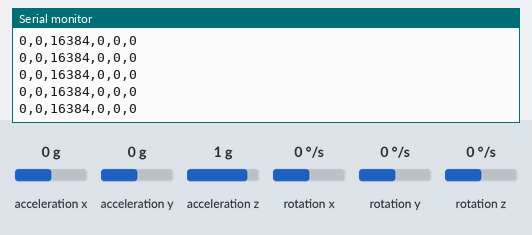
The sketch below on a simulated Arduino Uno, built with avr-gcc and run on an emulated ATmega328P. Parts: the last lines printed to the serial monitor. Wiring (inferred from the names in the program): MPU-6050 motion sensor at I2C address 0x68. The test bench sets the inputs (shaded band); at power-on: acceleration x 0 g, acceleration y 0 g, acceleration z 1 g, rotation x 0 °/s, rotation y 0 °/s, rotation z 0 °/s.

Above: at 1.2 s.
1.3 s: acceleration x set to 0.8 g
At 2.1 s:
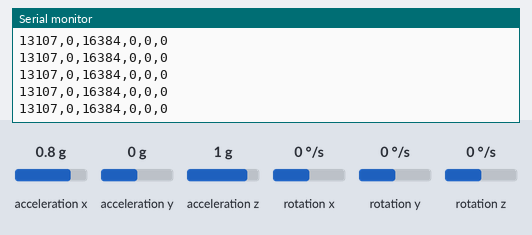
4.3 s: acceleration y set to -1.4 g
At 4.9 s:
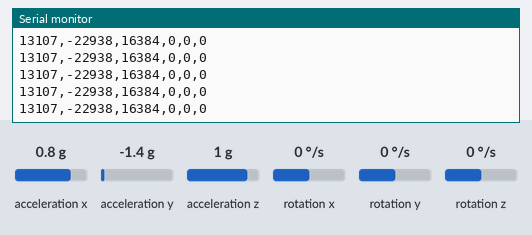
7.3 s: acceleration z set to 0 g
At 8.3 s:
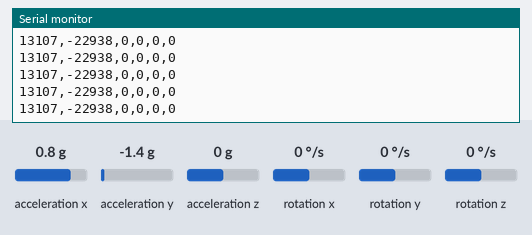
10.3 s: rotation x set to 12 °/s
At 11.3 s:
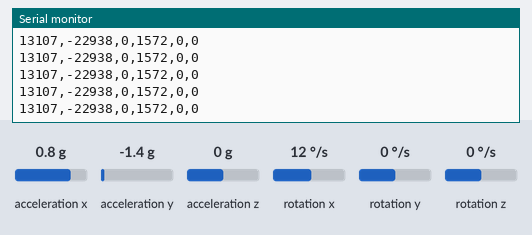
13.3 s: rotation y set to -192 °/s
At 14.0 s:
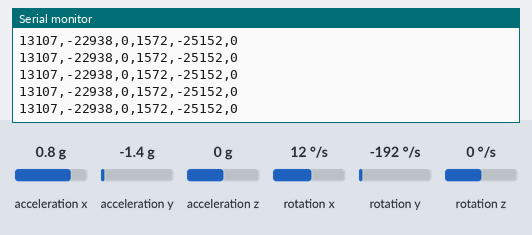
14.8 s: rotation z set to -192 °/s
At 15.7 s:
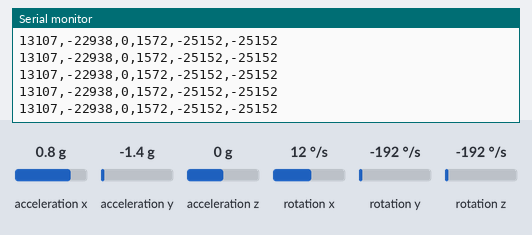

Measured:
- after the input at 1.3 s, the serial monitor: prints a new line after 0.06 s (image 1)
- after the input at 4.3 s, the serial monitor: prints a new line after 0.08 s (image 2)
- after the input at 7.3 s, the serial monitor: prints a new line after 0.08 s (image 3)
- after the input at 10.3 s, the serial monitor: prints a new line after 0.08 s (image 4)
- after the input at 13.3 s, the serial monitor: prints a new line after 0.07 s (image 5)
- after the input at 14.8 s, the serial monitor: prints a new line after 0.06 s (image 6)

The sketch:

test_6.ino
```cpp
#include <Wire.h>

const int MPU_ADDR = 0x68; // I2C address of the MPU-6050. If AD0 pin is HIGH, the address is 0x69.

int16_t accelerometer_x, accelerometer_y, accelerometer_z; // Accelerometer raw data
int16_t gyro_x, gyro_y, gyro_z;                           // Gyroscope raw data
int16_t temperature;                                      // Temperature raw data

void setup() {
  Serial.begin(9600);        // Initialize Serial communication
  Wire.begin();              // Initialize I2C communication
  Wire.beginTransmission(MPU_ADDR); // Begin communication with MPU-6050
  Wire.write(0x6B);          // PWR_MGMT_1 register
  Wire.write(0);             // Set to zero (wake up the MPU-6050)
  Wire.endTransmission(true);
}

void loop() {
  // Request sensor data
  Wire.beginTransmission(MPU_ADDR);
  Wire.write(0x3B); // Start with ACCEL_XOUT_H register (0x3B)
  Wire.endTransmission(false); // Keep connection active
  Wire.requestFrom(MPU_ADDR, 14, true); // Request 14 bytes (accelerometer, temperature, gyroscope)

  // Read accelerometer data
  accelerometer_x = Wire.read() << 8 | Wire.read(); // ACCEL_XOUT_H and ACCEL_XOUT_L
  accelerometer_y = Wire.read() << 8 | Wire.read(); // ACCEL_YOUT_H and ACCEL_YOUT_L
  accelerometer_z = Wire.read() << 8 | Wire.read(); // ACCEL_ZOUT_H and ACCEL_ZOUT_L

  // Read temperature data
  temperature = Wire.read() << 8 | Wire.read(); // TEMP_OUT_H and TEMP_OUT_L

  // Read gyroscope data
  gyro_x = Wire.read() << 8 | Wire.read(); // GYRO_XOUT_H and GYRO_XOUT_L
  gyro_y = Wire.read() << 8 | Wire.read(); // GYRO_YOUT_H and GYRO_YOUT_L
  gyro_z = Wire.read() << 8 | Wire.read(); // GYRO_ZOUT_H and GYRO_ZOUT_L

  // Send data to Unity via Serial
  Serial.print(accelerometer_x); Serial.print(",");
  Serial.print(accelerometer_y); Serial.print(",");
  Serial.print(accelerometer_z); Serial.print(",");
  Serial.print(gyro_x); Serial.print(",");
  Serial.print(gyro_y); Serial.print(",");
  Serial.println(gyro_z);

  delay(5); // Adjust the delay to control data transmission speed
}
```
